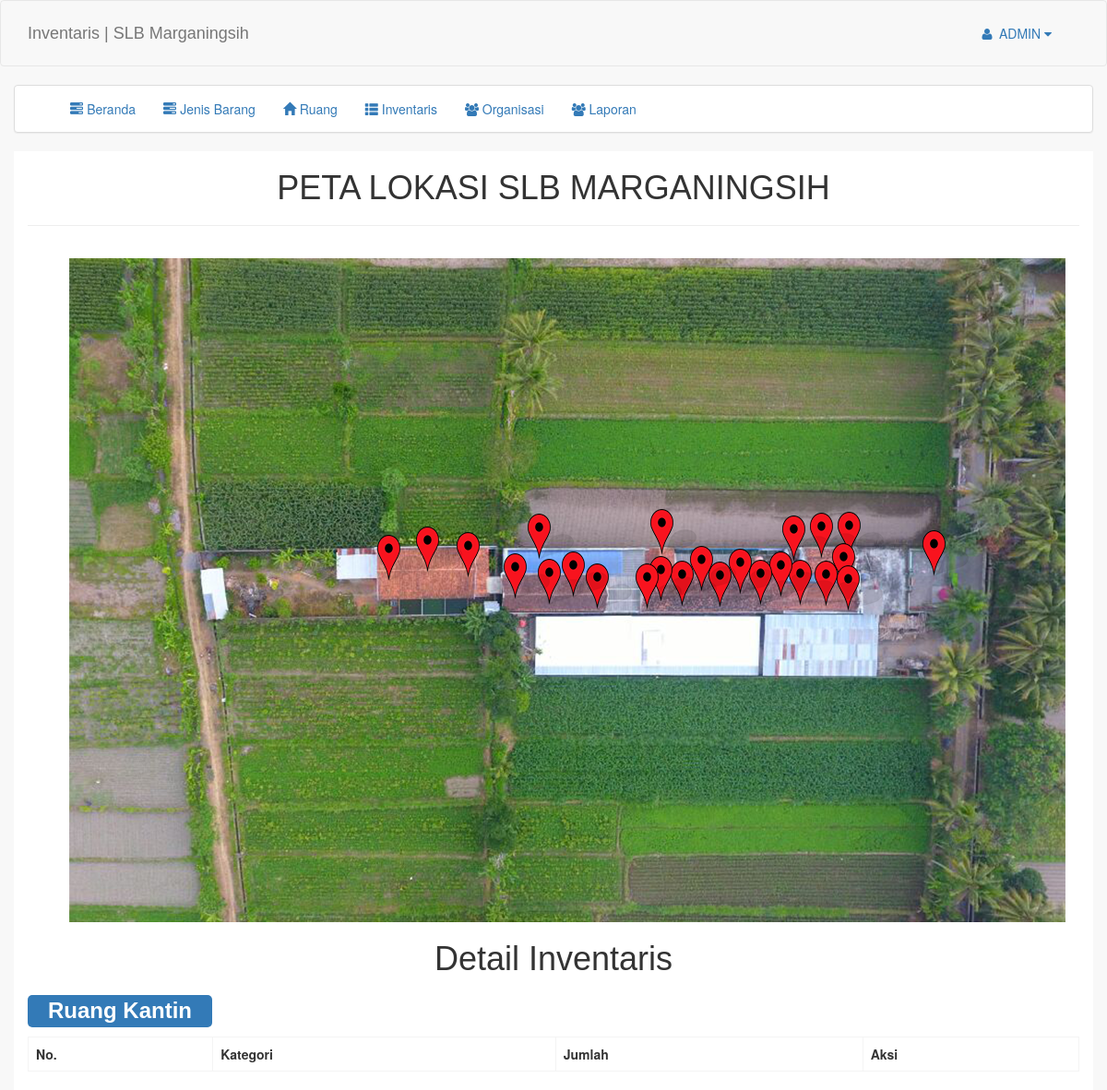
The app's page /?pg=beranda&id_ruang=6 (signed in), older data.
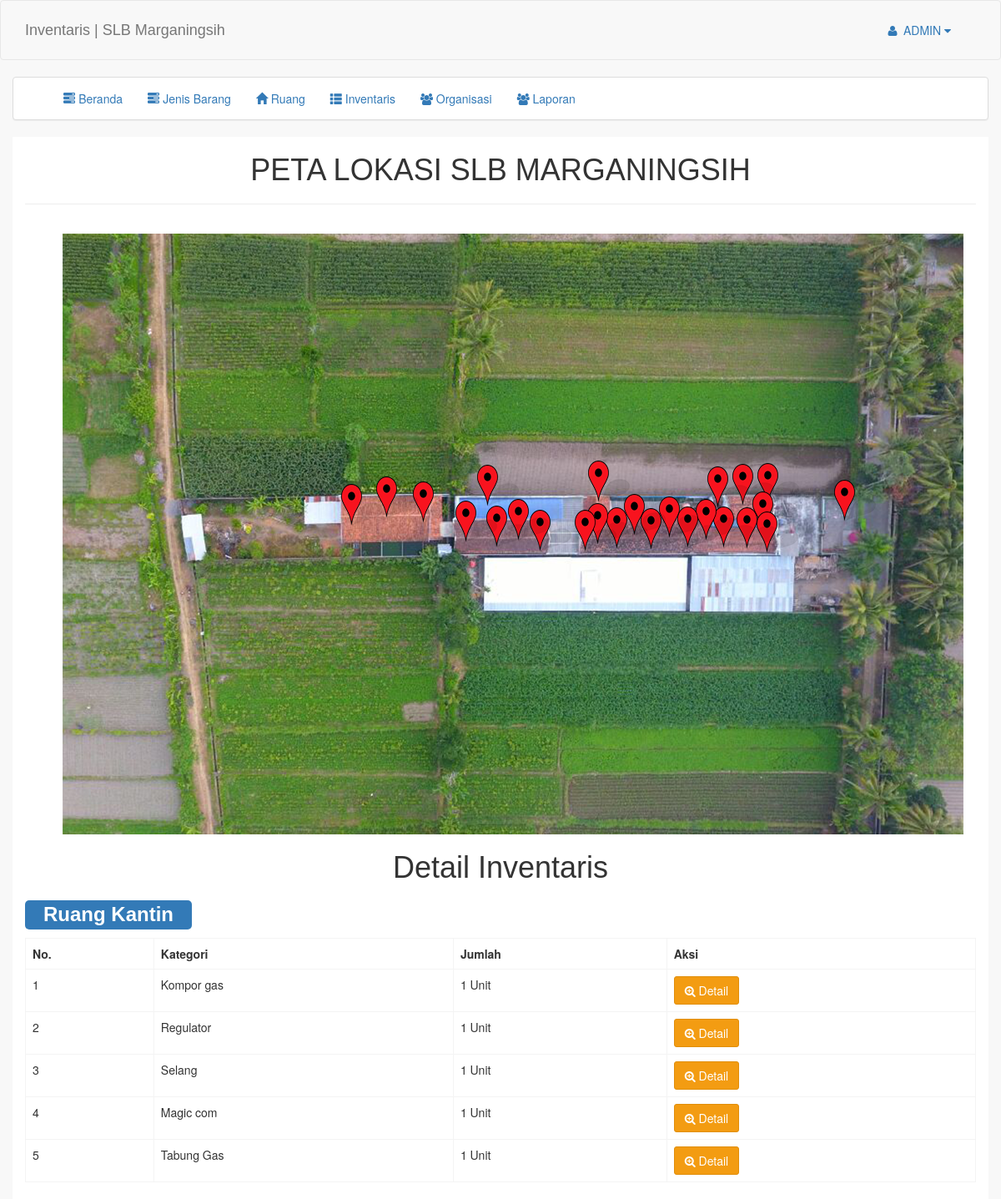
The same page, newer data.
### tables this page shows
CREATE TABLE `tb_ruang` (
  `id_ruang` int(11) NOT NULL,
  `nama_ruang` varchar(50) NOT NULL
);

CREATE TABLE `tb_inventaris` (
  `id_inventaris` int(11) NOT NULL,
  `kd_barang` varchar(255) NOT NULL,
  `id_kategori` int(11) NOT NULL,
  `id_ruang` int(11) NOT NULL,
  `asal` varchar(20) NOT NULL,
  `nama_inventaris` varchar(100) NOT NULL,
  `tgl_pembelian` date NOT NULL,
  `dibeli_oleh` varchar(50) NOT NULL,
  `nilai_pembelian` int(11) NOT NULL,
  `merk` varchar(50) NOT NULL,
  `nilai_saat_ini` int(11) NOT NULL,
  `kondisi` varchar(30) NOT NULL,
  `pict` varchar(50) DEFAULT NULL,
  `ket` varchar(50) NOT NULL,
  `register` varchar(20) DEFAULT NULL,
  `jumlah` int(11) DEFAULT NULL,
  `bahan` varchar(20) DEFAULT NULL,
  `satuan` varchar(20) DEFAULT NULL
);

CREATE TABLE `tb_kategori` (
  `id_kategori` int(11) NOT NULL,
  `nama_kategori` varchar(50) DEFAULT NULL,
  `penyusutan` int(11) NOT NULL
);

### pages/beranda/beranda.php (the view, shortened to what this page needs)
<div class="text-center"><h1>PETA LOKASI SLB MARGANINGSIH</h1></div>
<hr>
<div style="padding-top: 15px; padding-left: 45px;">
</div>
<h1 class="text-center">Detail Inventaris</h1>
<?php
    include "koneksi.php";
    $id_ruang = $_GET['id_ruang'];
?>
<?php
    $q = mysqli_query($conn, "select * from tb_ruang where id_ruang=$id_ruang");
    while ($n = mysqli_fetch_assoc($q)) {
        echo "<div style='width: 200px; border-radius: 5px;' class='text-center bg-primary'><h3 style='padding: 2%;'><strong>".$n['nama_ruang']."</strong></h3></div>";
    }
?>
<div class="scrollmenu">
<table class="table table-bordered">
    <tr>
        <th>No. </th>
        <th>Kategori</th>
        <th>Jumlah</th>
        <th>Aksi</th>
    </tr>
<?php
$no = 1;
$q = mysqli_query($conn, "select *, COUNT(id_ruang) AS jml_brg from tb_inventaris left join tb_kategori on tb_kategori.id_kategori=tb_inventaris.id_kategori where id_ruang = $id_ruang GROUP BY tb_inventaris.id_kategori"); ?>
<?php while ($data = mysqli_fetch_assoc($q)) {?>
    <tr>
    <td class="text-left"><?= $no++; ?></td>
    <td class="text-left"><?php echo $data['nama_kategori']; ?></td>
    <td class="text-left"><?php echo $data['jml_brg']; ?> Unit</td>
    <td><a class="btn btn-warning" href="?pg=inventaris_kategori&kategori=<?=$data[id_kategori]?>&ruang=<?=$data[id_ruang]?>" data-toggle="modal"><i class="fa fa-search-plus"></i> Detail</a></td>
    </tr>
<?php }
?>
</table>
</div>

### index.php (shortened to what this page needs)
<!DOCTYPE html>
<html lang="en">
<head>
    <link href="vendor/bootstrap/css/bootstrap.min.css" rel="stylesheet">
    <link href="vendor/metisMenu/metisMenu.min.css" rel="stylesheet">
    <link href="vendor/datatables-plugins/dataTables.bootstrap.css" rel="stylesheet">
    <link href="vendor/datatables-responsive/dataTables.responsive.css" rel="stylesheet">
    <link href="dist/css/sb-admin-2.css" rel="stylesheet">
    <link href="dist/css/AdminLTE.css" rel="stylesheet">
    <link href="asset/font-awesome/css/font-awesome.min.css" rel="stylesheet" type="text/css">
    <link href="css/jquery.jOrgChart.css" rel="stylesheet" type="text/css"/>
    <link rel="stylesheet" href="css/jquery.jOrgChart.css"/>
    <link href="css/prettify.css" type="text/css" rel="stylesheet" />
    <link rel="stylesheet" type="text/css" href="css/jquery.dataTables.min.css">
    <link href="dist/css/peta.css" rel="stylesheet">
</head>
<body onload="prettyPrint();">
    <?php
    if (empty($_SESSION['username'])) { ?>
       <?php include 'login_form.php'; ?>
    <?php }
    elseif ($_SESSION['username'] == "admin") {?>
    <nav class="navbar navbar-default">
    <div class="container">
        <div class="navbar-header">
            <h4 class="navbar-brand" href="index.html">Inventaris | SLB Marganingsih</h4>
        </div>
        <ul class="nav navbar-top-links navbar-right" style="margin-top: 10px">
            <li class="dropdown">
                <a class="dropdown-toggle" data-toggle="dropdown" href="#">
                    <i class="fa fa-user fa-fw"></i>  <?php echo strtoupper($_SESSION['username']); ?>&nbsp;<i class="fa fa-caret-down"></i>
                </a>
            </li>
        </ul>
    </div>
    </nav>
    <section class="panel panel-default container">
        <div id="navbar" class="navbar-collapse collapse center">
            <div class="container">
                <ul class="nav navbar-nav">
                     <li>
                    <a href="index.php?pg=beranda_index"><i class="glyphicon glyphicon-tasks"></i> Beranda</a>
                    </li>
                    <li>
                    <a href="index.php?pg=kategori"><i class="glyphicon glyphicon-tasks"></i> Jenis Barang</a>
                    </li>
                    <li>
                    <a href="index.php?pg=ruang"><i class="glyphicon glyphicon-home"></i> Ruang</a>
                    </li>
                    <li>
                    <a class="show" href="index.php?pg=inventaris"><i class="glyphicon glyphicon-th-list"></i> Inventaris</a>
                    </li>
                    <li>
                    <a class="show" href="index.php?pg=organisasi"><i class="fa fa-users"></i> Organisasi</a>
                    </li>
                    <li>
                    <a class="show" href="index.php?pg=laporan"><i class="fa fa-users"></i> Laporan</a>
                    </li>
                </ul>
            </div>
        </div>
    </section>
    <section class="container" style="background-color: #ffffff">
        <?php
        $link = $_GET['pg'];
        $link = explode("_", $link);
        $folder= $link[0];
        include 'pages/'.$folder.'/'.$_GET['pg'].'.php';
        ?>
    </section>
    <?php }
    else {
        header("location:login.php");
    }
    ?>
    <script>
        $(document).ready(function() {
            $("#org").jOrgChart({
                chartElement : '#chart',
            });
        });
    </script>
</body>
</html>

### index.php (style rules this page uses)
div.scrollmenu { overflow: auto; white-space: nowrap; }

Row changes from the older to the newer data that the page shows:
added tb_inventaris: id_kategori.nama_kategori "Kompor gas", jml_brg "1"
added tb_inventaris: id_kategori.nama_kategori "Regulator", jml_brg "1"
added tb_inventaris: id_kategori.nama_kategori "Selang", jml_brg "1"
added tb_inventaris: id_kategori.nama_kategori "Magic com", jml_brg "1"
added tb_inventaris: id_kategori.nama_kategori "Tabung Gas", jml_brg "1"
